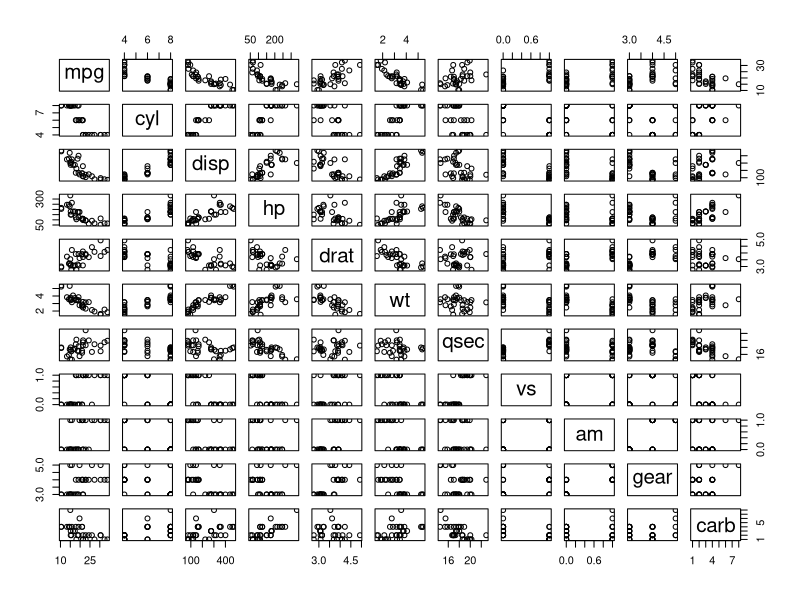
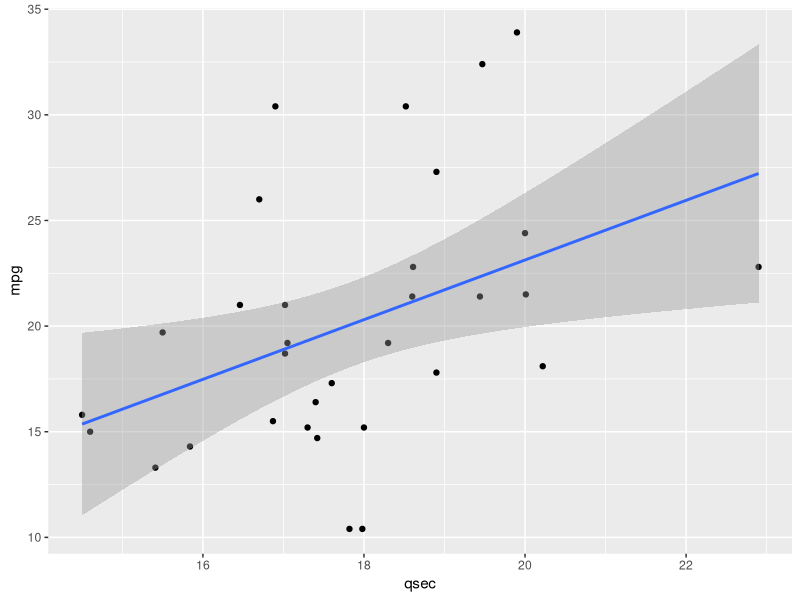
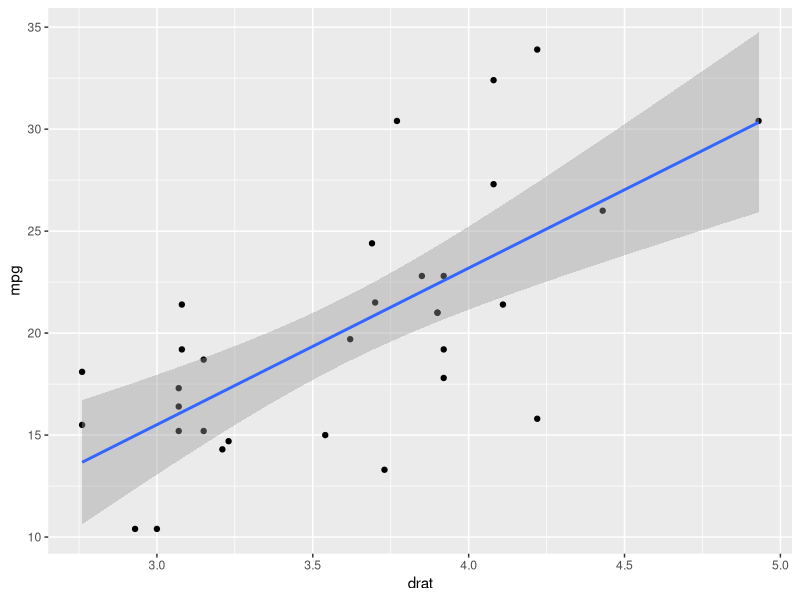
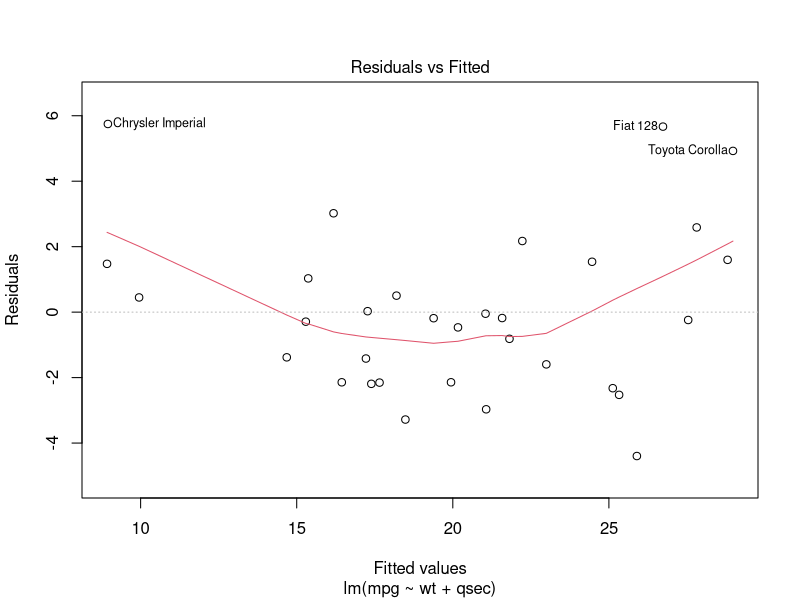
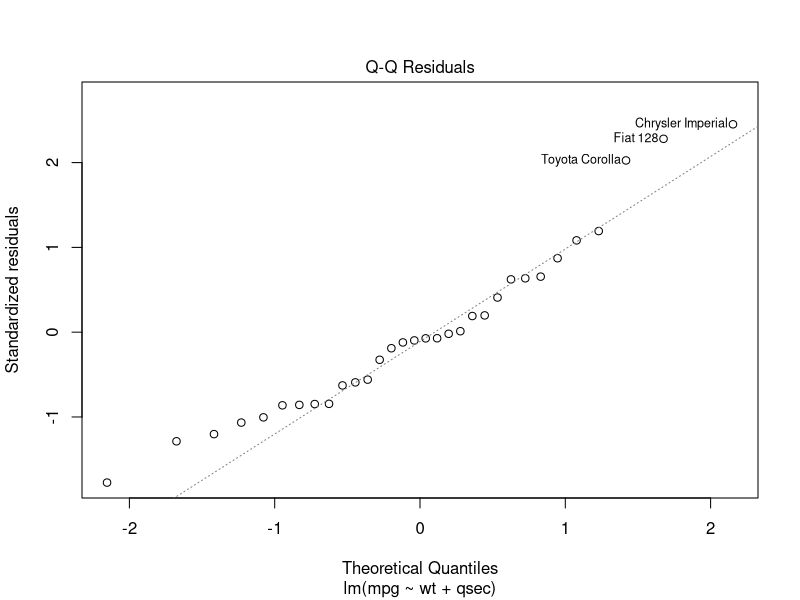
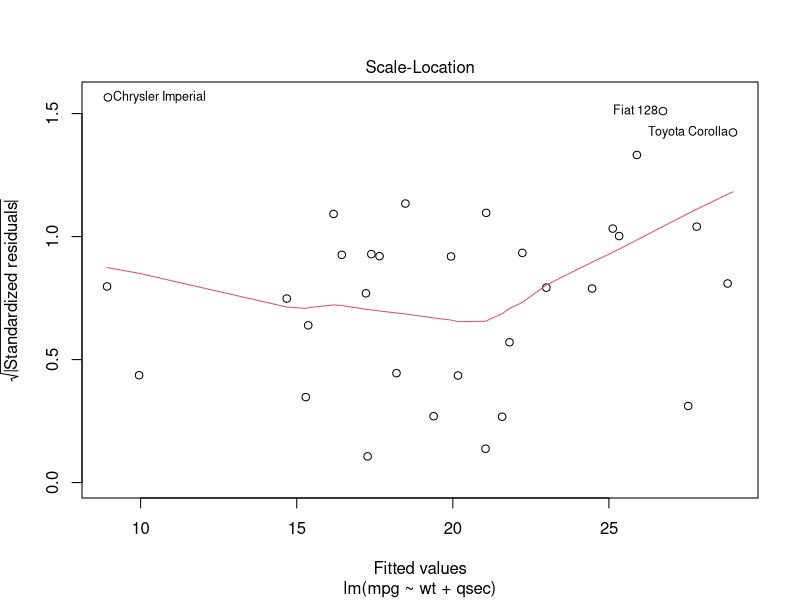
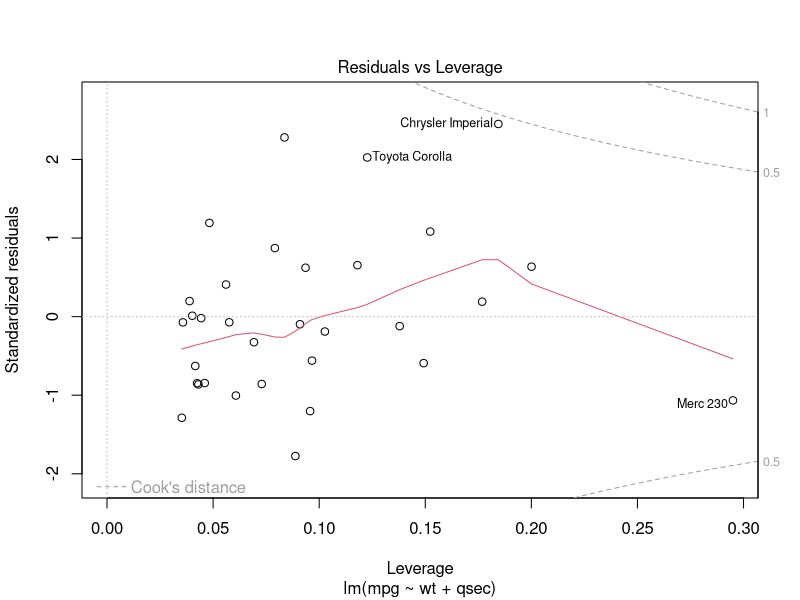
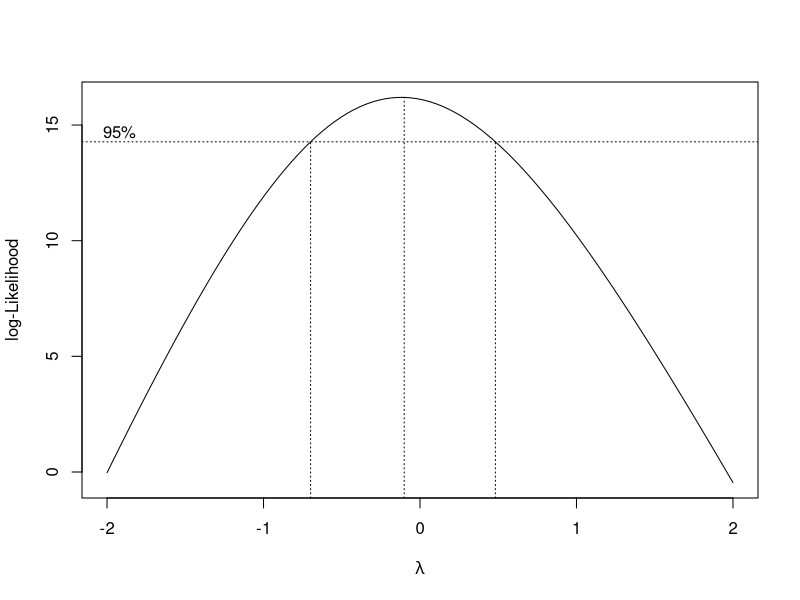

Here is the R script that generated these plots, in order:
## ---- chunk 1
library(tidyverse)
## ---- chunk 2
pairs(mpg ~ ., data = mtcars)
## ---- chunk 3
ggplot(mtcars, aes(qsec, mpg))+ 
  geom_point()+
  geom_smooth(method = "lm")
## ---- chunk 4
ggplot(mtcars, aes(drat, mpg))+ 
  geom_point()+
  geom_smooth(method = "lm")
## ---- chunk 5
lm1 <- lm (mpg~., data = mtcars)
lm2 <- update(lm1, ~.-cyl)
lm3 <- update(lm2,~.-vs)
lm4 <- update(lm3,~.-carb)
lm5 <- update(lm4,~.-gear)
lm6 <- update(lm5,~.-drat)
lm7 <- update(lm6,~.-disp)
lm8 <- update(lm7,~.-hp)
summary(lm8)
## ---- chunk 6
lm_1 <- lm(mpg~wt, data = mtcars)
lm_2 <- lm(mpg~wt + qsec, data = mtcars)
lm_3 <- lm(mpg~wt + qsec + am, data = mtcars)
## ---- chunk 7
nrow(mtcars)*0.3
## ---- chunk 8
library(caret)
## ---- chunk 9
set.seed(123)
cv_model1 <- train(mpg ~ wt, 
                   data = mtcars,
                   method = "lm",
                   trControl = trainControl(method = "cv", number = 10))
cv_model1
## ---- chunk 10
set.seed(123)
cv_model2 <- train(mpg~wt+qsec,
                   data = mtcars,
                   method = "lm",
                   trControl = trainControl(method = "cv", number = 10))
cv_model2
## ---- chunk 11
set.seed(123)
cv_model3 <- train(mpg~wt+qsec+am,
                   data = mtcars,
                   method = "lm",
                   trControl = trainControl(method = "cv", number = 10)
)
cv_model3
                  
## ---- chunk 12
plot(lm_2)
## ---- chunk 13
library(MASS)
## ---- chunk 14
bc <- boxcox(lm_2, lamda = seq(-3,3))
best.lam <- bc$x[which(bc$y == max(bc$y))]
## ---- chunk 15
print(best.lam)
## ---- chunk 16
summary(lm_2)
## ---- chunk 17
lm_2.transformed <- lm(log(mpg)~wt+qsec, data = mtcars)
summary(lm_2.transformed)
## ---- chunk 18
plot(lm_2.transformed)
## ---- chunk 19
#compare model preformance
cat("Original Model - Adjusted R-squared:", summary(lm_2)$adj.r.squared, "\n")
cat("Transformed Model - Adjusted R-squared:", summary(lm_2.transformed)$adj.r.squared, "\n")
## ---- chunk 20
library(lmtest)
## ---- chunk 21
reset_test <- resettest(lm_2.transformed, power = 2:3, type = "fitted")
print(reset_test)
## ---- chunk 22
summary(lm_2.transformed)
